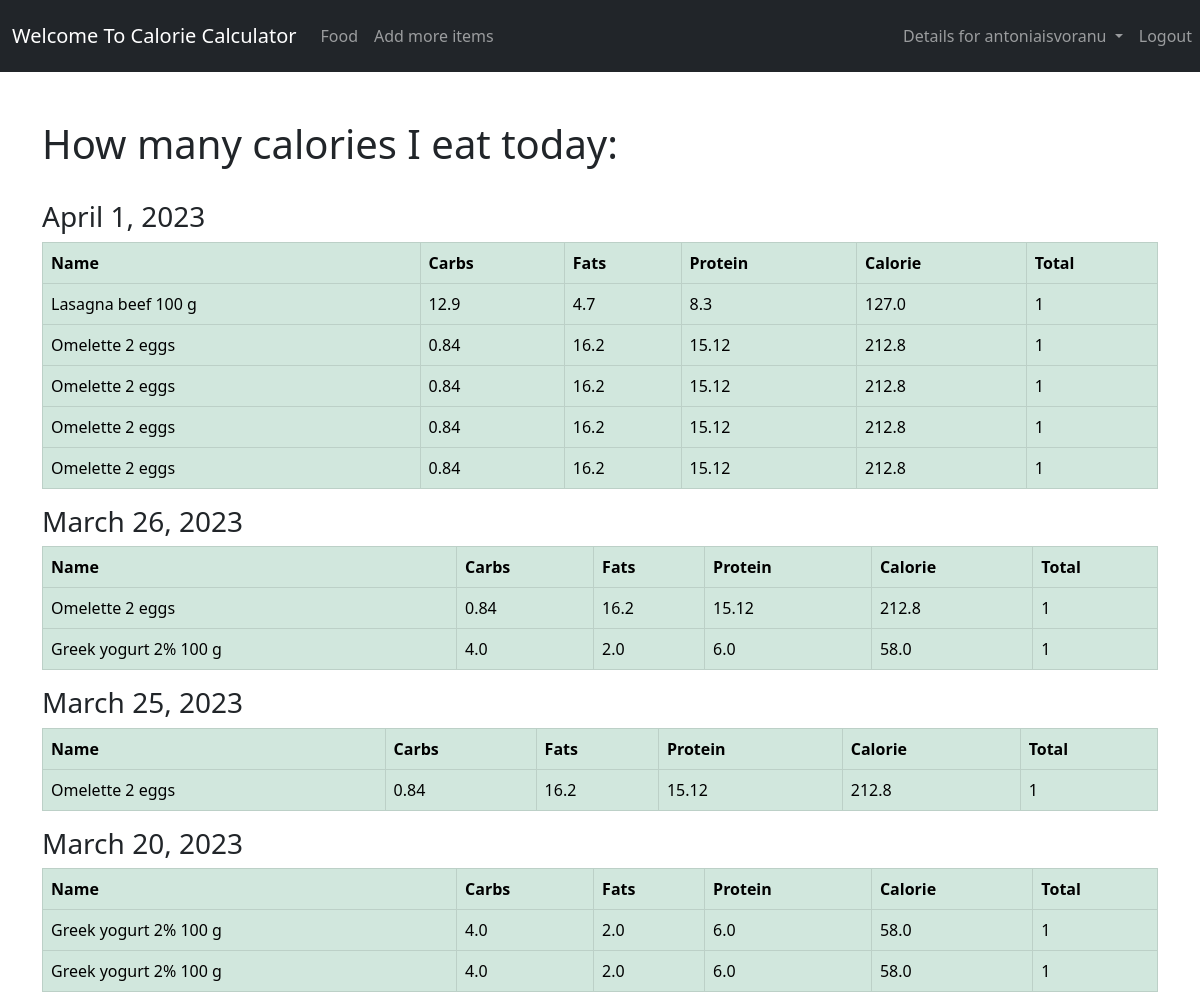
Page /history/ (signed in) on the committed database.
### user_calc/models.py (models this page shows, shortened)
class FoodInADay(models.Model):
    name = models.CharField(max_length=200)
    carbohydrate = models.FloatField()
    category = models.ForeignKey(Category, on_delete=models.CASCADE)
    fats = models.FloatField()
    protein = models.FloatField()
    calorie = models.FloatField(default=0, blank=True)
    quantity = models.IntegerField(default=1, null=True, blank=True)
    date = models.DateField(default=datetime.datetime.today)

### user_calc/views.py (the view)
# urls.py: path('history/', views.generate_calorie_history, name='history'),
def generate_calorie_history(request):
    items = History.objects.all()
    full_history = []
    full_history_with_date= {}
    for itemFood in items:
        item = itemFood.foodInADayId
        if item.date not in full_history_with_date:
            full_history_with_date[item.date] = []
        full_history_with_date[item.date].append(item)
    sorted_dictionary = {key: value for key, value in sorted(full_history_with_date.items(), reverse=True)}
    context = {
        "full_history_with_date": sorted_dictionary,
    }
    return render(request, 'user_calc/history.html', context)

### templates/user_calc/history.html
{% extends 'base.html' %}
{% load static %}
{% block content %}
    <div class="flex-box-row">
        <h1>How many calories I eat today:</h1>
        <br>
        {% for day, food in full_history_with_date.items %}
            <table class="table table-succes table-success table-hover table-bordered">
            <h3>{{ day }}</h3>
            <tr>
                <th>Name</th>
                <th>Carbs</th>
                <th>Fats</th>
                <th>Protein</th>
                <th>Calorie</th>
                <th>Total</th>
            </tr>
            {% for items in food %}
                <tr>
                    <td>{{ items.name }} </td>
                    <td>{{ items.carbohydrate }} </td>
                    <td>{{ items.fats }} </td>
                    <td>{{ items.protein }} </td>
                    <td>{{ items.calorie }} </td>
                    <td>{{ items.quantity }} </td>
                </tr>
            {% endfor %}
        </table>
        {% endfor %}
    </div>
    <br>
    </div>
{% endblock %}

### templates/navbar.html (shortened to what this page needs)
{% load static %}
<nav class="navbar navbar-expand-lg navbar-dark bg-dark ">
    <div class="container-fluid">
        <a class="navbar-brand" href="{% url 'login_link' %}">Welcome To Calorie Calculator</a>
        <div class="collapse navbar-collapse" id="navbarNav">
            <ul class="navbar-nav">
                <li class="nav-item">
                    <a class="nav-link" aria-current="page" href="{% url 'food_item' %}">Food</a>
                </li>
                <li class="nav-item">
                    <a class="nav-link" href="{% url 'create_food_item' %}">Add more items</a>
                </li>
            </ul>
        </div>
    </div>
    <div class="navbar-nav nav-link">
        {% if user.is_authenticated %}
                <li class="nav-item dropdown ">
                    <a class="nav-link dropdown-toggle"  href="#" role="button"
                       data-bs-toggle="dropdown"
                       aria-expanded="false">
                        Details for {{ request.user }}
                    </a>
                </li>
                <a class="nav-item nav-link" href="{% url 'logout_link' %}">Logout</a>
        {% else %}
            <a class="nav-item nav-link" href="{% url 'login_link' %}">Login</a>
            <a class="nav-item nav-link" href="{% url 'register_link' %}">Register</a>
        {% endif %}
    </div>
</nav>

### rows in the picture
FoodInADay: date "April 1, 2023", name "Lasagna beef 100 g", carbohydrate "12.9", fats "4.7", protein "8.3", calorie "127.0", quantity "1"
FoodInADay: name "Omelette 2 eggs", carbohydrate "0.84", fats "16.2", protein "15.12", calorie "212.8", quantity "1"
FoodInADay: name "Omelette 2 eggs", carbohydrate "0.84", fats "16.2", protein "15.12", calorie "212.8", quantity "1"
FoodInADay: name "Omelette 2 eggs", carbohydrate "0.84", fats "16.2", protein "15.12", calorie "212.8", quantity "1"
FoodInADay: name "Omelette 2 eggs", carbohydrate "0.84", fats "16.2", protein "15.12", calorie "212.8", quantity "1"
FoodInADay: date "March 26, 2023", name "Omelette 2 eggs", carbohydrate "0.84", fats "16.2", protein "15.12", calorie "212.8", quantity "1"
FoodInADay: name "Greek yogurt 2% 100 g", carbohydrate "4.0", fats "2.0", protein "6.0", calorie "58.0", quantity "1"
FoodInADay: date "March 25, 2023", name "Omelette 2 eggs", carbohydrate "0.84", fats "16.2", protein "15.12", calorie "212.8", quantity "1"
FoodInADay: date "March 20, 2023", name "Greek yogurt 2% 100 g", carbohydrate "4.0", fats "2.0", protein "6.0", calorie "58.0", quantity "1"
FoodInADay: name "Greek yogurt 2% 100 g", carbohydrate "4.0", fats "2.0", protein "6.0", calorie "58.0", quantity "1"

### other values in the picture
{{ request.user }} "antoniaisvoranu"
